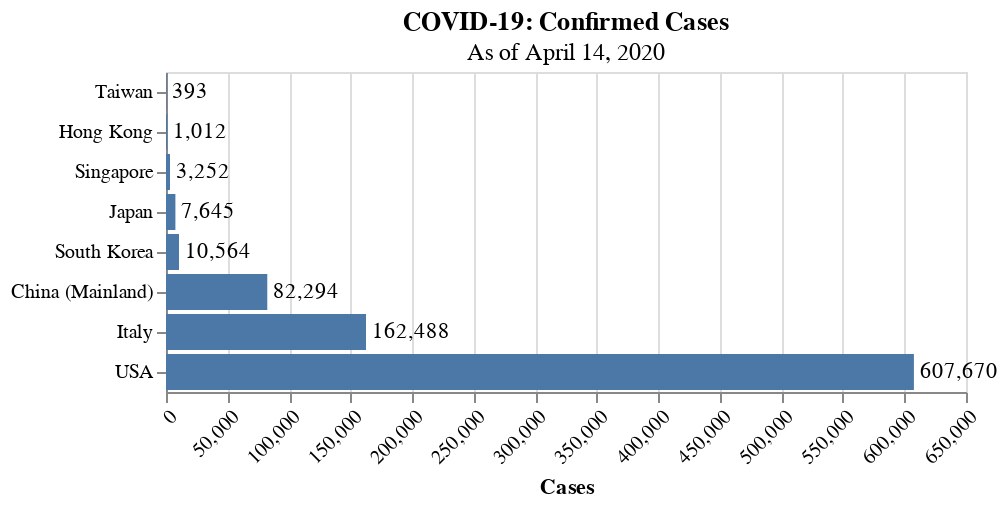

Here is the notebook cell this chart was saved with:
### Code cell
# Run the following cells to get charts comparing rates of infection, death, and population

regions = ['Taiwan', 'Singapore', 'Hong Kong', 'South Korea', 'Japan', ' China (Mainland)', 'USA', 'Italy']

# Total Cases
confirmed = [taiwan_confirmed[-1], singapore_confirmed[-1], hongkong_confirmed[-1], southkorea_confirmed[-1], japan_confirmed[-1], china_confirmed[-1], usa_confirmed[-1], italy_confirmed[-1]]
data = pd.DataFrame(list(zip(regions, confirmed)), columns=['Region', 'Cases'])

bars = alt.Chart(data).mark_bar().encode(
    x="Cases:Q",
    y=alt.Y("Region:O", sort='x')
).properties(
    title={
        "text":'COVID-19: Confirmed Cases',
        "subtitle":'As of ' + as_of_date.strftime("%B %d, %Y")
    }
)

text = bars.mark_text(
    align='left',
    baseline='middle',
    dx=3
).encode(
    text=(
        alt.Text("Cases:Q", format=",")
    )
)

alt.layer(bars, text).configure_axisX(
    labelAngle=-45
).configure_axisY(
    title=None
)

### Figure 1 — Vega-Lite specification as saved in the notebook (floating-point values rounded to 4 significant figures)
{"config": {"view": {"continuousWidth": 400, "continuousHeight": 300}, "axisX": {"labelAngle": -45}, "axisY": {"title": null}}, "layer": [{"mark": "bar", "encoding": {"x": {"type": "quantitative", "field": "Cases"}, "y": {"type": "ordinal", "field": "Region", "sort": "x"}}, "title": {"text": "COVID-19: Confirmed Cases", "subtitle": "As of April 14, 2020"}}, {"mark": {"type": "text", "align": "left", "baseline": "middle", "dx": 3}, "encoding": {"text": {"type": "quantitative", "field": "Cases", "format": ","}, "x": {"type": "quantitative", "field": "Cases"}, "y": {"type": "ordinal", "field": "Region", "sort": "x"}}, "title": {"text": "COVID-19: Confirmed Cases", "subtitle": "As of April 14, 2020"}}], "data": {"name": "data-846e5645a6479559fb578f6f22a906e2"}, "$schema": "https://vega.github.io/schema/vega-lite/v4.8.1.json", "datasets": {"data-846e5645a6479559fb578f6f22a906e2": [{"Region": "Taiwan", "Cases": 393}, {"Region": "Singapore", "Cases": 3252}, {"Region": "Hong Kong", "Cases": 1012}, {"Region": "South Korea", "Cases": 10564}, {"Region": "Japan", "Cases": 7645}, {"Region": " China (Mainland)", "Cases": 82294}, {"Region": "USA", "Cases": 607670}, {"Region": "Italy", "Cases": 162488}]}}
